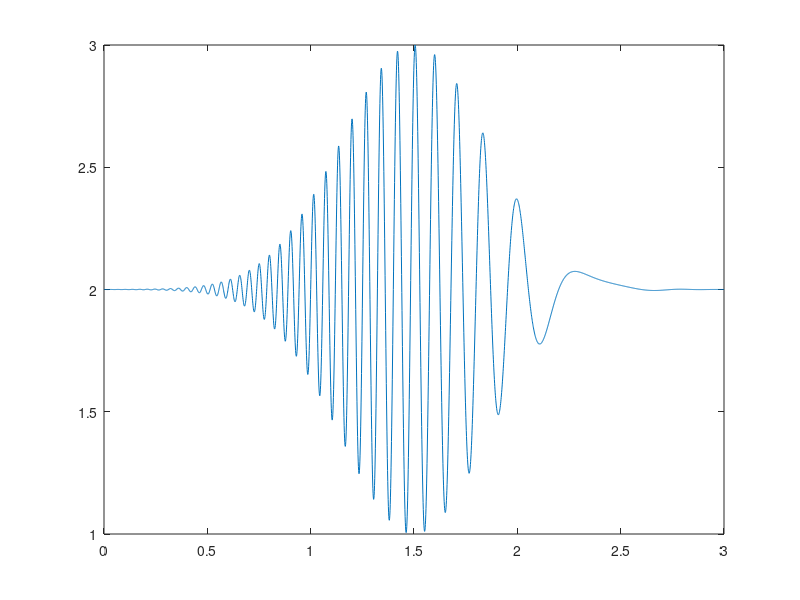

Write the MATLAB code that produced this figure. (Note: this script raises an error after producing the figure.)
t = 0:1/1000:3;
q1 = chirp(t,30,2,5).*exp(-(2*t-3).^2)+2;
figure;
plot(t,q1)

[up,~] = envelope(q1,300);

hold on
plot(t,up,'linewidth',1.5)
legend('q1','up')
ylim([1,3]);
hold off